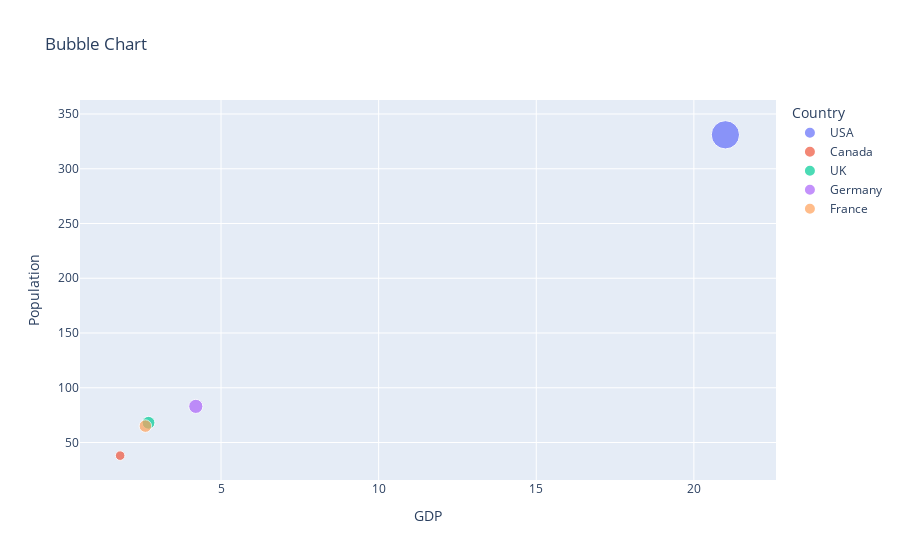

Write notebook code for a chart like this one.
### Code cell
# ques5-"Using the given dataset, create a bubble chart to represent each country's population (y-axis), GDP (xaxis), and bubble size proportional to the population."

import plotly.express as px
import pandas as pd

data = {
    'Country': ['USA', 'Canada', 'UK', 'Germany', 'France'],
    'Population': [331, 38, 68, 83, 65],
    'GDP': [21, 1.8, 2.7, 4.2, 2.6]
}
df = pd.DataFrame(data)

fig = px.scatter(df, x='GDP', y='Population', size='Population', color='Country', title="Bubble Chart")
fig.show()

### Figure 1 — Plotly figure (JSON) as saved in the notebook; plotly's stock layout.template omitted (floating-point values rounded to 4 significant figures)
{"data": [{"hovertemplate": "Country=USA<br>GDP=%{x}<br>Population=%{marker.size}<extra></extra>", "legendgroup": "USA", "marker": {"color": "#636efa", "size": [331], "sizemode": "area", "sizeref": 0.8275, "symbol": "circle"}, "mode": "markers", "name": "USA", "orientation": "v", "showlegend": true, "type": "scatter", "x": [21], "xaxis": "x", "y": [331], "yaxis": "y"}, {"hovertemplate": "Country=Canada<br>GDP=%{x}<br>Population=%{marker.size}<extra></extra>", "legendgroup": "Canada", "marker": {"color": "#EF553B", "size": [38], "sizemode": "area", "sizeref": 0.8275, "symbol": "circle"}, "mode": "markers", "name": "Canada", "orientation": "v", "showlegend": true, "type": "scatter", "x": [1.8], "xaxis": "x", "y": [38], "yaxis": "y"}, {"hovertemplate": "Country=UK<br>GDP=%{x}<br>Population=%{marker.size}<extra></extra>", "legendgroup": "UK", "marker": {"color": "#00cc96", "size": [68], "sizemode": "area", "sizeref": 0.8275, "symbol": "circle"}, "mode": "markers", "name": "UK", "orientation": "v", "showlegend": true, "type": "scatter", "x": [2.7], "xaxis": "x", "y": [68], "yaxis": "y"}, {"hovertemplate": "Country=Germany<br>GDP=%{x}<br>Population=%{marker.size}<extra></extra>", "legendgroup": "Germany", "marker": {"color": "#ab63fa", "size": [83], "sizemode": "area", "sizeref": 0.8275, "symbol": "circle"}, "mode": "markers", "name": "Germany", "orientation": "v", "showlegend": true, "type": "scatter", "x": [4.2], "xaxis": "x", "y": [83], "yaxis": "y"}, {"hovertemplate": "Country=France<br>GDP=%{x}<br>Population=%{marker.size}<extra></extra>", "legendgroup": "France", "marker": {"color": "#FFA15A", "size": [65], "sizemode": "area", "sizeref": 0.8275, "symbol": "circle"}, "mode": "markers", "name": "France", "orientation": "v", "showlegend": true, "type": "scatter", "x": [2.6], "xaxis": "x", "y": [65], "yaxis": "y"}], "layout": {"legend": {"itemsizing": "constant", "title": {"text": "Country"}, "tracegroupgap": 0}, "title": {"text": "Bubble Chart"}, "xaxis": {"anchor": "y", "domain": [0, 1], "title": {"text": "GDP"}}, "yaxis": {"anchor": "x", "domain": [0, 1], "title": {"text": "Population"}}}}
